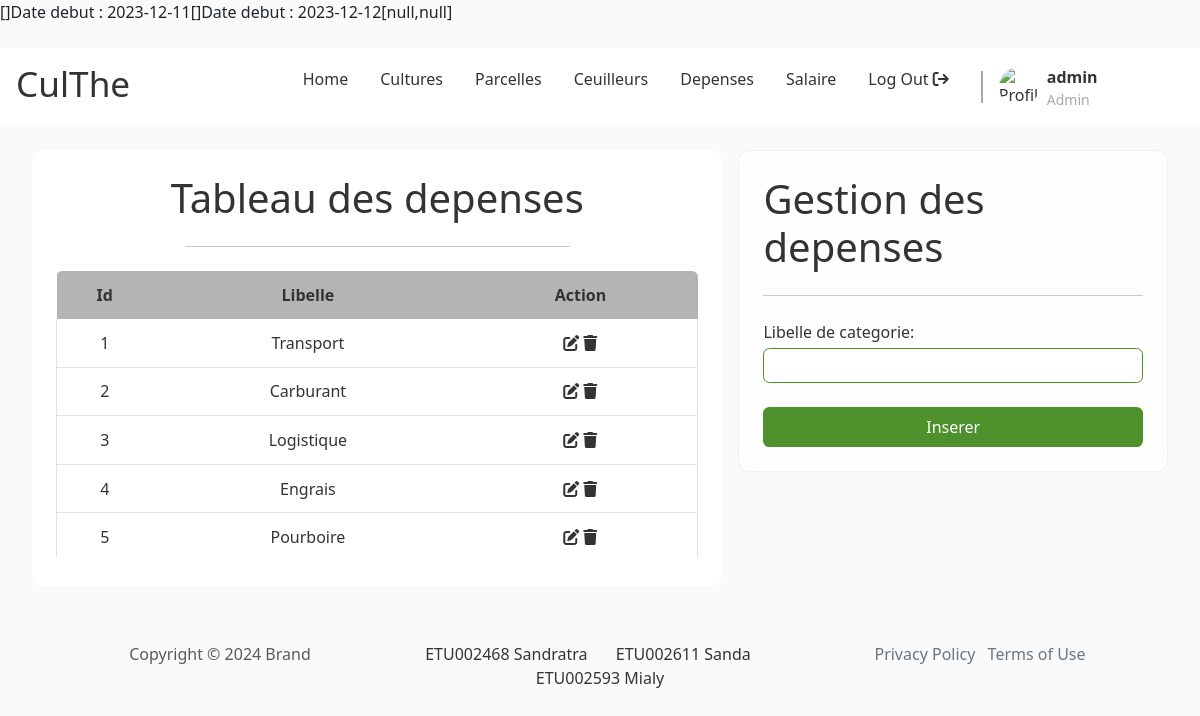
Screenshot of /pages/admin/main.php?page=depense (signed in) with the database file from the repository.
### tables this page shows
CREATE TABLE culthe_categorie_depense(
    id INT PRIMARY KEY AUTO_INCREMENT, 
    libelle VARCHAR(50) NOT NULL
);

### inc/connexion.php (called while the page is built)
<?php
    function dbconnect(){
        static $connect = null;
        if ($connect===null) {
            $connect = mysqli_connect('localhost','root','','culthe');
        }
        return $connect;
    }

### inc/admin/function_categorie_depense.php (called while the page is built, shortened)
<?php
    function get_all_categorie_depense(){
        $request = "SELECT * FROM culthe_categorie_depense";
        $temp = mysqli_query(dbconnect(),$request);
        $result = array();
        while($donne = mysqli_fetch_array($temp)){
            $result[] = $donne;
        }
        return $result;
    }

### pages/admin/depense.php (the view, shortened to what this page needs)
<?php
    $depenses = get_all_categorie_depense();
?>
<div class="body double-col">
        <section class="left">
            <h1 class="section__title">Tableau des depenses</h1>
            <hr class="section__sep">
            <div class="section__content">
                <table id="table">
                    <tr>
                        <th class="id number">Id</th>
                        <th class="name">Libelle</th>
                        <th class="name">Action</th>
                    </tr>
                    <?php foreach($depenses as &$value){ ?>
                    <tr>
                        <td class="id number"><?php echo $value['id']; ?></td>
                        <td class="name"><?php echo $value['libelle']; ?></td>
                        <td>
                            <a href="#" class="edit-btn"><i class="fa fa-edit"></i></a>
                            <a href="#" class="delete-btn"><i class="fa fa-trash"></i></a>
                        </td>
                    </tr>
                    <?php } ?>
                </table>
            </div>
        </section>
        <section class="right">
            <form action="../../handler/admin/depense_handler.php" method="post" id="login-form" class="form">
                <h1 class="form__title">Gestion des depenses</h1>
                <hr class="form__sep">
                <div class="form__content">
                    <div class="form__input vertical">
                        <label for="expense" class="form__label">Libelle de categorie:</label>
                        <input type="text" name="expense_label" id="expense" class="form__input-field" />
                    </div>
                </div>
                <input type="submit" value="Inserer" class="form__submit btn" id="form__submit-btn" />
            </form>
        </section>
</div>

### assets/css/index.css (style rules this page uses)
:root { --primary: white; --secondary: lightgray; --accent: #4d902c; --text--main: #333333; --text--muted: darkgray; --text--100: .875rem; --text--300: 1rem; --text--500: 2.2rem; --border--soft: .4rem; --bg: rgb(250,250, 250); font-size: 1em; box-sizing: border-box; }
*, *::before, *::after { box-sizing: inherit; margin: 0; padding: 0; color: var(--text--main); text-decoration: none; }
html { color: var(--text--main); font-family: system-ui, -apple-system, BlinkMacSystemFont, 'Segoe UI', Roboto, Oxygen, Ubuntu, Cantarell, 'Open Sans', 'Helvetica Neue', sans-serif; }
body { min-height: 100vh; }
body>*+* { margin-top: 1.5rem; }
.btn { padding: .5rem 1rem; border: none; border-radius: var(--border--soft); background-color: var(--accent); }

### assets/css/form.css (style rules this page uses)
.form { padding: 1.5rem; border-radius: var(--border--soft); backdrop-filter: blur(10px) saturate(180%); -webkit-backdrop-filter: blur(10px) saturate(180%); background-color: rgba(255, 255, 255, 0.7); border-radius: 12px; border: 1px solid rgba(209, 213, 219, 0.3); }
.form>*+* { margin-top: 1.5rem; }
.form__title { margin: 0; }
.form__input.vertical { display: flex; flex-direction: column; gap: .2rem; width: 100%; }
.form__input-field { padding: .4rem .8rem; border: 1px solid var(--accent); border-radius: var(--border--soft); font-size: var(--text--100); }
.form__submit { display: block; width: 100%; color: white; }

### assets/css/home.css (style rules this page uses)
body { background-color: var(--bg); }

### assets/css/layout.css (style rules this page uses)
.body { margin-left: 2rem; margin-right: 2rem; }
.double-col { display: flex; gap: 1rem; }
.double-col>*>*+* { margin-top: 1.5rem; }
.double-col .left { flex-basis: 65%; }
.double-col .right { flex-grow: 1; }
.left { padding: 1.5rem; border-radius: 12px; background-color: white; }
.left .section__title { text-align: center; }
.left .section__sep { width: 60%; margin-left: auto; margin-right: auto; }
.left table { overflow: hidden; border-spacing: 0; width: 100%; margin: auto auto; border-radius: var(--border--soft); border-bottom: 1px solid rgb(225, 225, 225); }
.left th, .left td { padding: .8rem 1rem; text-align: center; }
.left th { background-color: rgb(180, 180, 180); }
.left td:first-child { border-left: 1px solid rgb(225, 225, 225); }
.left td:last-child { border-right: 1px solid rgb(225, 225, 225); }
.left tr:last-child td, .left tr:not(:first-child) td { border-bottom: 1px solid rgb(225, 225, 225); }
.left .id { width: 15%; text-align: center; }
.left .name, .left .date { text-align: center; }

### rows the page displays
culthe_categorie_depense: id "1", libelle "Transport"
culthe_categorie_depense: id "2", libelle "Carburant"
culthe_categorie_depense: id "3", libelle "Logistique"
culthe_categorie_depense: id "4", libelle "Engrais"
culthe_categorie_depense: id "5", libelle "Pourboire"

### other values shown
$date_debut "2023-12-11"
$date_debut "2023-12-12"
json_encode($list) "[null,null]"
$_SESSION['user']['username'] "admin"
